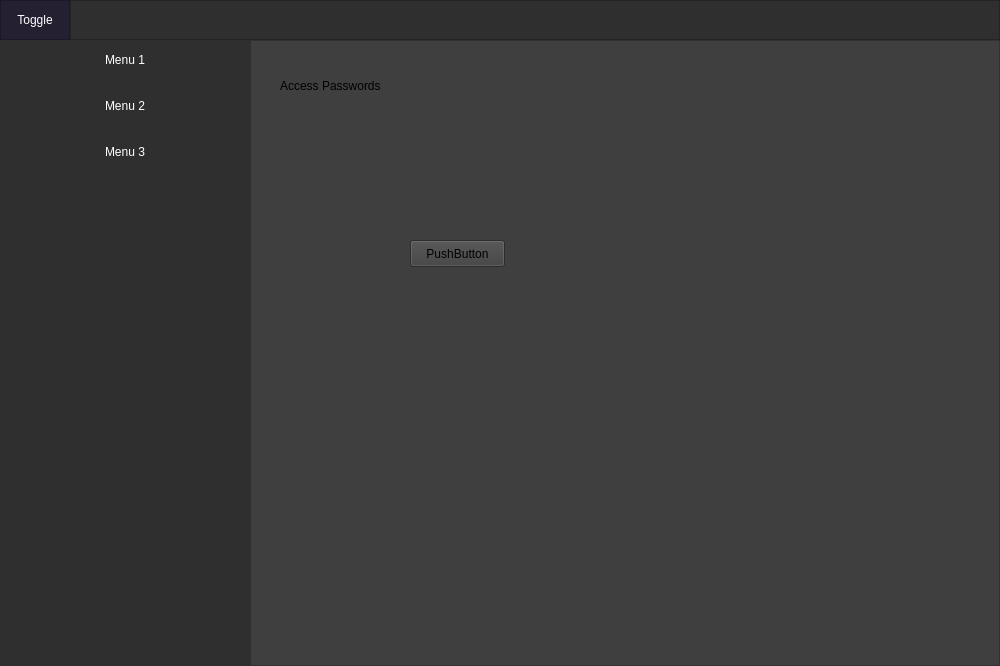
<?xml version="1.0" encoding="UTF-8"?>
<ui version="4.0">
 <class>MainWindow</class>
 <widget class="QMainWindow" name="MainWindow">
  <property name="geometry">
   <rect>
    <x>0</x>
    <y>0</y>
    <width>1000</width>
    <height>666</height>
   </rect>
  </property>
  <property name="minimumSize">
   <size>
    <width>600</width>
    <height>400</height>
   </size>
  </property>
  <property name="maximumSize">
   <size>
    <width>1000</width>
    <height>666</height>
   </size>
  </property>
  <property name="windowTitle">
   <string>MainWindow</string>
  </property>
  <property name="styleSheet">
   <string notr="true">background-color: rgb(63, 63, 63);</string>
  </property>
  <widget class="QWidget" name="centralwidget">
   <layout class="QVBoxLayout" name="verticalLayout">
    <property name="spacing">
     <number>0</number>
    </property>
    <property name="leftMargin">
     <number>0</number>
    </property>
    <property name="topMargin">
     <number>0</number>
    </property>
    <property name="rightMargin">
     <number>0</number>
    </property>
    <property name="bottomMargin">
     <number>0</number>
    </property>
    <item>
     <widget class="QFrame" name="TopBar">
      <property name="maximumSize">
       <size>
        <width>16777215</width>
        <height>40</height>
       </size>
      </property>
      <property name="styleSheet">
       <string notr="true">background-color: rgb(47, 47, 47);</string>
      </property>
      <property name="frameShape">
       <enum>QFrame::NoFrame</enum>
      </property>
      <property name="frameShadow">
       <enum>QFrame::Raised</enum>
      </property>
      <layout class="QHBoxLayout" name="horizontalLayout">
       <property name="spacing">
        <number>0</number>
       </property>
       <property name="leftMargin">
        <number>0</number>
       </property>
       <property name="topMargin">
        <number>0</number>
       </property>
       <property name="rightMargin">
        <number>0</number>
       </property>
       <property name="bottomMargin">
        <number>0</number>
       </property>
       <item>
        <widget class="QFrame" name="frame_toggle">
         <property name="maximumSize">
          <size>
           <width>70</width>
           <height>40</height>
          </size>
         </property>
         <property name="styleSheet">
          <string notr="true">background-color: rgb(36, 31, 49);</string>
         </property>
         <property name="frameShape">
          <enum>QFrame::StyledPanel</enum>
         </property>
         <property name="frameShadow">
          <enum>QFrame::Raised</enum>
         </property>
         <layout class="QVBoxLayout" name="verticalLayout_2">
          <property name="spacing">
           <number>0</number>
          </property>
          <property name="leftMargin">
           <number>0</number>
          </property>
          <property name="topMargin">
           <number>0</number>
          </property>
          <property name="rightMargin">
           <number>0</number>
          </property>
          <property name="bottomMargin">
           <number>0</number>
          </property>
          <item>
           <widget class="QPushButton" name="btn_toggle">
            <property name="sizePolicy">
             <sizepolicy hsizetype="Expanding" vsizetype="Expanding">
              <horstretch>0</horstretch>
              <verstretch>0</verstretch>
             </sizepolicy>
            </property>
            <property name="styleSheet">
             <string notr="true">color: rgb(255, 255, 255);
border: 0px solid;
</string>
            </property>
            <property name="text">
             <string>Toggle</string>
            </property>
           </widget>
          </item>
         </layout>
        </widget>
       </item>
       <item>
        <widget class="QFrame" name="frame_top">
         <property name="frameShape">
          <enum>QFrame::StyledPanel</enum>
         </property>
         <property name="frameShadow">
          <enum>QFrame::Raised</enum>
         </property>
        </widget>
       </item>
      </layout>
     </widget>
    </item>
    <item>
     <widget class="QFrame" name="Content">
      <property name="frameShape">
       <enum>QFrame::NoFrame</enum>
      </property>
      <property name="frameShadow">
       <enum>QFrame::Raised</enum>
      </property>
      <layout class="QHBoxLayout" name="horizontalLayout_2">
       <property name="spacing">
        <number>0</number>
       </property>
       <property name="leftMargin">
        <number>0</number>
       </property>
       <property name="topMargin">
        <number>0</number>
       </property>
       <property name="rightMargin">
        <number>0</number>
       </property>
       <property name="bottomMargin">
        <number>0</number>
       </property>
       <item>
        <widget class="QFrame" name="frame_left_menu">
         <property name="minimumSize">
          <size>
           <width>250</width>
           <height>0</height>
          </size>
         </property>
         <property name="maximumSize">
          <size>
           <width>150</width>
           <height>16777215</height>
          </size>
         </property>
         <property name="styleSheet">
          <string notr="true">background-color: rgb(47, 47, 47);</string>
         </property>
         <property name="frameShape">
          <enum>QFrame::NoFrame</enum>
         </property>
         <property name="frameShadow">
          <enum>QFrame::Raised</enum>
         </property>
         <layout class="QVBoxLayout" name="verticalLayout_3">
          <property name="spacing">
           <number>6</number>
          </property>
          <property name="leftMargin">
           <number>0</number>
          </property>
          <property name="topMargin">
           <number>0</number>
          </property>
          <property name="rightMargin">
           <number>0</number>
          </property>
          <property name="bottomMargin">
           <number>0</number>
          </property>
          <item alignment="Qt::AlignTop">
           <widget class="QFrame" name="frame_top_menu">
            <property name="styleSheet">
             <string notr="true">border: 0px solid;</string>
            </property>
            <property name="frameShape">
             <enum>QFrame::StyledPanel</enum>
            </property>
            <property name="frameShadow">
             <enum>QFrame::Raised</enum>
            </property>
            <layout class="QVBoxLayout" name="verticalLayout_4">
             <property name="leftMargin">
              <number>0</number>
             </property>
             <property name="topMargin">
              <number>0</number>
             </property>
             <property name="rightMargin">
              <number>0</number>
             </property>
             <property name="bottomMargin">
              <number>0</number>
             </property>
             <item>
              <widget class="QPushButton" name="btn_page_1">
               <property name="minimumSize">
                <size>
                 <width>0</width>
                 <height>40</height>
                </size>
               </property>
               <property name="styleSheet">
                <string notr="true">QPushButton {
	color: rgb(255, 255, 255);
	border: 0px solid;
	background-color: rgb(47, 47, 47);
}

QPushButton:hover {
	background-color: rgb(36, 31, 49);
} </string>
               </property>
               <property name="text">
                <string>Menu 1</string>
               </property>
              </widget>
             </item>
             <item>
              <widget class="QPushButton" name="btn_page_2">
               <property name="minimumSize">
                <size>
                 <width>0</width>
                 <height>40</height>
                </size>
               </property>
               <property name="styleSheet">
                <string notr="true">QPushButton {
	color: rgb(255, 255, 255);
	border: 0px solid;
	background-color: rgb(47, 47, 47);
}

QPushButton:hover {
	background-color: rgb(36, 31, 49);
} </string>
               </property>
               <property name="text">
                <string>Menu 2</string>
               </property>
              </widget>
             </item>
             <item>
              <widget class="QPushButton" name="btn_page_3">
               <property name="minimumSize">
                <size>
                 <width>0</width>
                 <height>40</height>
                </size>
               </property>
               <property name="styleSheet">
                <string notr="true">QPushButton {
	color: rgb(255, 255, 255);
	border: 0px solid;
	background-color: rgb(47, 47, 47);
}

QPushButton:hover {
	background-color: rgb(36, 31, 49);
} </string>
               </property>
               <property name="text">
                <string>Menu 3</string>
               </property>
              </widget>
             </item>
            </layout>
           </widget>
          </item>
         </layout>
        </widget>
       </item>
       <item>
        <widget class="QFrame" name="frame_pages">
         <property name="frameShape">
          <enum>QFrame::StyledPanel</enum>
         </property>
         <property name="frameShadow">
          <enum>QFrame::Raised</enum>
         </property>
         <layout class="QVBoxLayout" name="verticalLayout_5">
          <item>
           <widget class="QStackedWidget" name="pages_widget">
            <property name="currentIndex">
             <number>0</number>
            </property>
            <widget class="QWidget" name="page_1">
             <property name="enabled">
              <bool>true</bool>
             </property>
             <widget class="QLabel" name="label">
              <property name="geometry">
               <rect>
                <x>20</x>
                <y>10</y>
                <width>211</width>
                <height>51</height>
               </rect>
              </property>
              <property name="text">
               <string>Access Passwords</string>
              </property>
             </widget>
             <widget class="QPushButton" name="pushButton">
              <property name="geometry">
               <rect>
                <x>150</x>
                <y>190</y>
                <width>95</width>
                <height>27</height>
               </rect>
              </property>
              <property name="text">
               <string>PushButton</string>
              </property>
             </widget>
            </widget>
            <widget class="QWidget" name="page_2"/>
            <widget class="QWidget" name="page_3"/>
           </widget>
          </item>
         </layout>
        </widget>
       </item>
      </layout>
     </widget>
    </item>
   </layout>
  </widget>
 </widget>
 <resources/>
 <connections/>
</ui>
